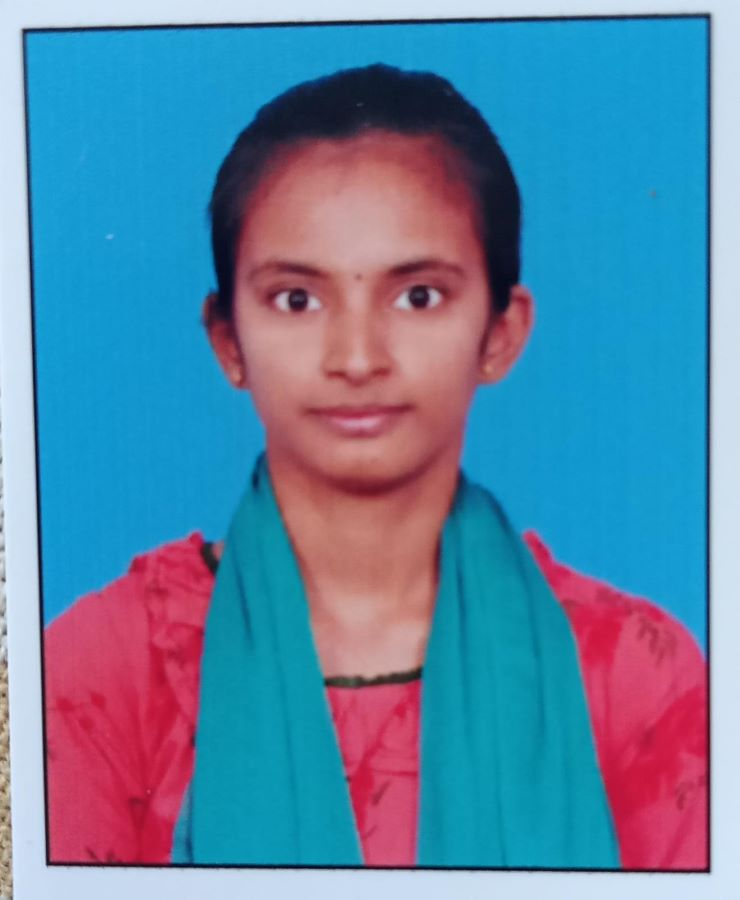
#> input picture photomini.jpg, 740 x 900 px
$ jupyter execute --allow-errors opencv.ipynb   (shell and % lines are left out)
#> lines starting #> are read from the running program, lines starting #| are printed output that depends on the picture
[cell 1]
import cv2

**using open cv method**
- using open cv mthod
- every image we have height and width
- if it is a color imag(h,w,c)
- color: R G B(3)
- if it is color imag shape(h,w,3)
- we have two kind of images will be available
  - gray
      - the values always varies between 0 to 1
      - 0 means black and 1 means white
  - color
      - VIBGYOR:2 ^7=128
      - no color= black=0
      - 0 to 255
      - V+I+B+G+Y+O+R= white:255
- when you read image, it will open a new window
- and image will display on the window
-

**imread**
- image read

[cell 2]
import cv2
image= cv2.imread("photomini.jpg")
#> image is the input picture: shape (900, 740, 3); mean B, G, R 164.3, 131.9, 94.3
cv2.imshow("navya", image)
cv2.waitKey(0)
cv2.destroyAllWindows()

[cell 3]
from google.colab.patches import cv2_imshow
import cv2
image=cv2.imread("photomini.jpg")
cv2_imshow(image)

[cell 4]
from PIL import image
#> (the rest of this cell did not finish here and is left out)

[cell 5]
import matplotlib.pyplot as plt
from PIL import Image
image= Image.open("photomini.jpg")
#> image: PIL image 740x900 RGB
plt.imshow(image)

[cell 6]
import matplotlib.pyplot as plt
import cv2
image= cv2.imread("photomini.jpg")
plt.imshow(image)

[cell 7]
import cv2
image= cv2.imread("photomini.jpg")
cv2.imwrite("output.jpg", image)#less in kb
cv2.imwrite("output.png", image)# more in kb
#> Out = True

[cell 8]
dir(cv2)

[cell 9]
import numpy as np
import cv2
image=cv2.imread("photomini.jpg")
image.shape
#> Out = (900, 740, 3)

**convert color image Gray**
- color image has RGB channel
- Gray means black and white
- cvtColor
- OpenCV by default take as BGR channel
- inside we ned to pass a method BGR2GRAY

[cell 10]
import numpy as np
import cv2
image= cv2.imread("photomini.jpg")
gray_img= cv2.cvtColor(image, cv2.COLOR_BGR2GRAY)
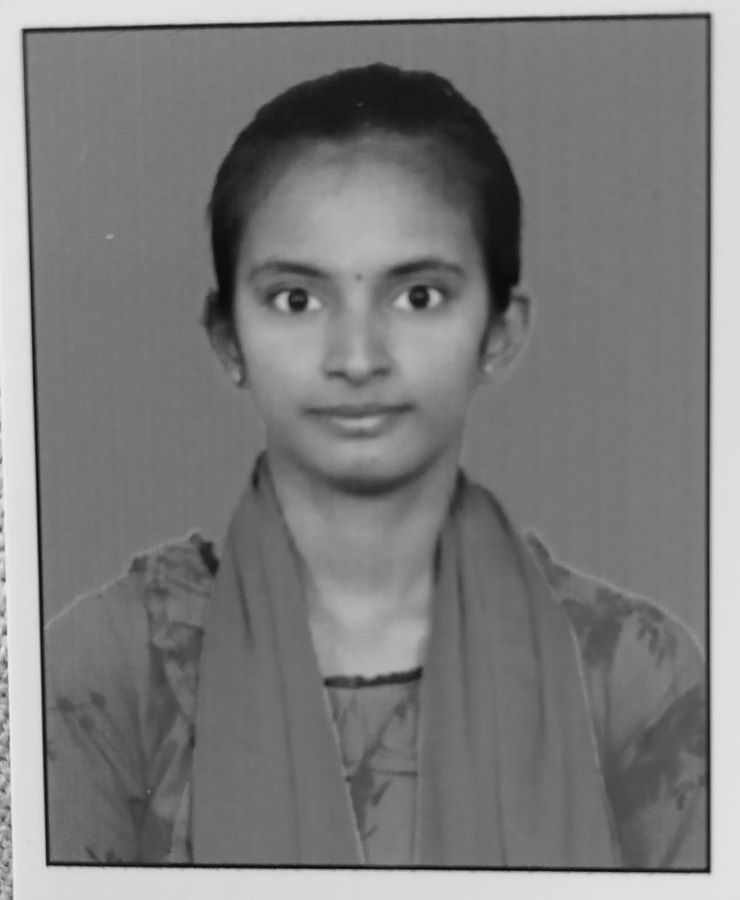
#> gray_img: shape (900, 740); min 4, max 238, mean 124.4

[cell 11]
gray_img.shape, image.shape
#> Out = ((900, 740), (900, 740, 3))

[cell 12]
import matplotlib.pyplot as plt
plt.subplot(1,2,1).imshow(image)
plt.subplot(1,2,2).imshow(gray_img)
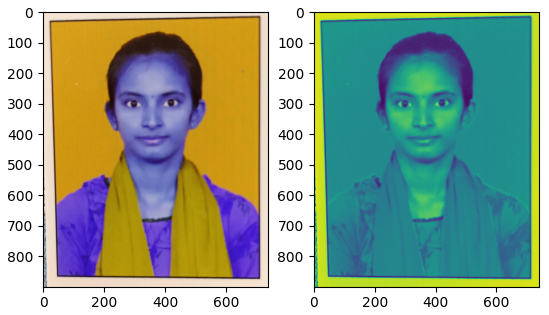
#> figure drawn by matplotlib, 2 panels; B, G, R data is drawn as R, G, B
